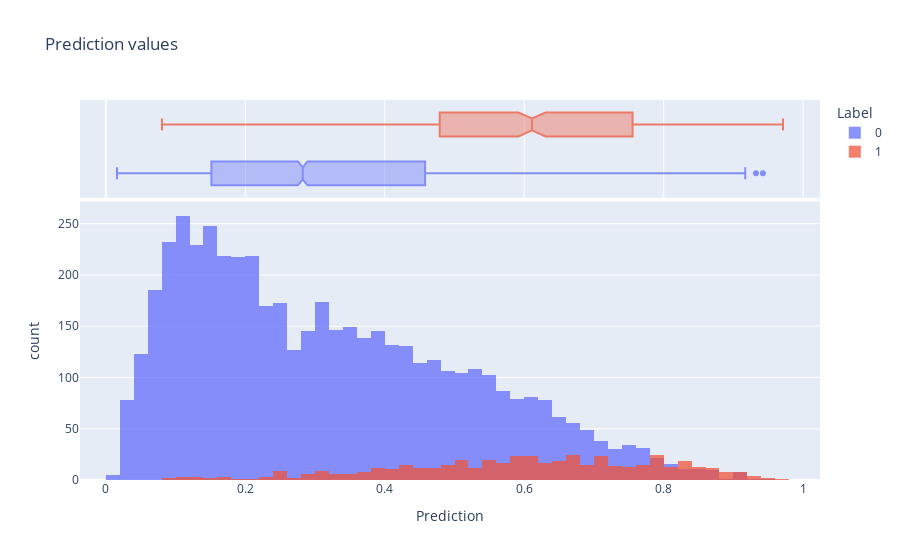

Write notebook code for a chart like this one.
### Code cell
from tensorflow.keras import Sequential
from tensorflow.keras.metrics import AUC, Recall, Precision, BinaryAccuracy
from tensorflow.keras.optimizers import Adam
from tensorflow.keras.layers import Dense, Dropout
from tensorflow.keras.initializers import Constant
from tensorflow.keras.losses import SquaredHinge, BinaryCrossentropy
from tensorflow.keras.callbacks import EarlyStopping


def create_nn_model(no_of_features, learning_rate=0.001, output_layer_bias=None):
    METRICS = [
        AUC(name="auc", from_logits=True),
        Recall(name="recall"),
        Precision(name="precision"),
        BinaryAccuracy(name="BinaryAccuracy"),  # Accuracy for True Class
        AUC(name="prc", curve="PR"),
    ]
    # For imbalanced Data, we want to add intial bias for better convergence at the output layer
    if output_layer_bias is not None:
        output_layer_bias = Constant(output_layer_bias)

    model = Sequential(
        [
            Dense(64, activation="relu", input_shape=(no_of_features,)),  # input_layer
            Dropout(0.5),
            Dense(128, activation="relu"),  # hidden_layer
            Dropout(0.5),
            Dense(1, activation="sigmoid", bias_initializer=output_layer_bias),  # output_layer
        ]
    )

    model.compile(optimizer=Adam(learning_rate=learning_rate), loss=BinaryCrossentropy(), metrics=METRICS)
    return model


# Transform DataFrame in Numpy array, as expected by Keras NN models down the line
X_train_np_arr = np.array(X_train)
y_train_np_arr = np.array(y_train)
X_valid_np_arr = np.array(X_valid)
y_valid_np_arr = np.array(y_valid)
X_train_smote_np_arr = np.array(X_train_smote)
y_train_smote_np_arr = np.array(y_train_smote)


##  Imbalanced Data Handling:
# Class Weight
no_of_features = X_train_np_arr.shape[-1]
yes_class_count = sum(y_train_np_arr)[0]
no_class_count = len(y_train_np_arr) - yes_class_count
total = no_class_count + yes_class_count
# total /2.0 to ensure losses for both classes get equal importance
weight_for_yes = (1 / yes_class_count) * (total / 2.0)
weight_for_no = (1 / no_class_count) * (total / 2.0)
class_weight = {0: weight_for_no, 1: weight_for_yes}
print("Weight for class no: {:.2f}".format(weight_for_no))
print("Weight for class yes: {:.2f}".format(weight_for_yes))
output_layer_bias = np.log([yes_class_count / no_class_count])
print(f"Output layer Bias for faster/ better convergence : {output_layer_bias}")


early_stopping = EarlyStopping(monitor="val_auc", verbose=1, patience=10, mode="max", restore_best_weights=True)


model_dnn = create_nn_model(no_of_features, learning_rate=0.001, output_layer_bias=output_layer_bias)
model_dnn.summary()
train_history = model_dnn.fit(
    X_train_np_arr,
    y_train_np_arr,
    validation_data=(X_valid_np_arr, y_valid_np_arr),
    batch_size=1024,
    epochs=500,
    callbacks=[early_stopping],
    class_weight=class_weight,
    verbose=0,
)
y_valid_dnn_predicted = model_dnn.predict(X_valid_np_arr, batch_size=8024)
print_auc(train_history, 36)
plot_metrics(train_history, metrics=["loss", "auc", "precision", "recall"])
plot_hist_of_predictions(X_train_np_arr, y_train_np_arr, X_valid_np_arr, model_dnn)

### Figure 1 — Plotly figure (JSON) as saved in the notebook; plotly's stock layout.template omitted (floating-point values rounded to 4 significant figures; data arrays with more than 128 entries replaced by an {"elided": "..."} marker saying what was removed)
{"data": [{"alignmentgroup": "True", "bingroup": "x", "hovertemplate": "Label=0<br>Prediction=%{x}<br>count=%{y}<extra></extra>", "legendgroup": "0", "marker": {"color": "#636efa", "pattern": {"shape": ""}}, "name": "0", "offsetgroup": "0", "opacity": 0.75, "orientation": "v", "showlegend": true, "type": "histogram", "x": {"elided": "5000 float values"}, "xaxis": "x", "yaxis": "y"}, {"alignmentgroup": "True", "hovertemplate": "Label=0<br>Prediction=%{x}<extra></extra>", "legendgroup": "0", "marker": {"color": "#636efa"}, "name": "0", "notched": true, "offsetgroup": "0", "opacity": 0.75, "showlegend": false, "type": "box", "x": {"elided": "5000 float values"}, "xaxis": "x2", "yaxis": "y2"}, {"alignmentgroup": "True", "bingroup": "x", "hovertemplate": "Label=1<br>Prediction=%{x}<br>count=%{y}<extra></extra>", "legendgroup": "1", "marker": {"color": "#EF553B", "pattern": {"shape": ""}}, "name": "1", "offsetgroup": "1", "opacity": 0.75, "orientation": "v", "showlegend": true, "type": "histogram", "x": {"elided": "500 float values"}, "xaxis": "x", "yaxis": "y"}, {"alignmentgroup": "True", "hovertemplate": "Label=1<br>Prediction=%{x}<extra></extra>", "legendgroup": "1", "marker": {"color": "#EF553B"}, "name": "1", "notched": true, "offsetgroup": "1", "opacity": 0.75, "showlegend": false, "type": "box", "x": {"elided": "500 float values"}, "xaxis": "x2", "yaxis": "y2"}], "layout": {"barmode": "overlay", "legend": {"title": {"text": "Label"}, "tracegroupgap": 0}, "title": {"text": "Prediction values"}, "xaxis": {"anchor": "y", "domain": [0, 1], "title": {"text": "Prediction"}}, "xaxis2": {"anchor": "y2", "domain": [0, 1], "matches": "x", "showgrid": true, "showticklabels": false}, "yaxis": {"anchor": "x", "domain": [0, 0.7326], "title": {"text": "count"}}, "yaxis2": {"anchor": "x2", "domain": [0.7426, 1], "matches": "y2", "showgrid": false, "showline": false, "showticklabels": false, "ticks": ""}}}
